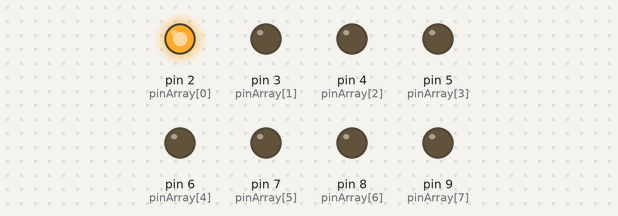
Recording of a sketch running on a simulated Arduino Uno, built with avr-gcc and run on an emulated ATmega328P. Parts: output pins drawn as LEDs (lit = HIGH).

Above: at 0.12 s.
At 0.87 s:
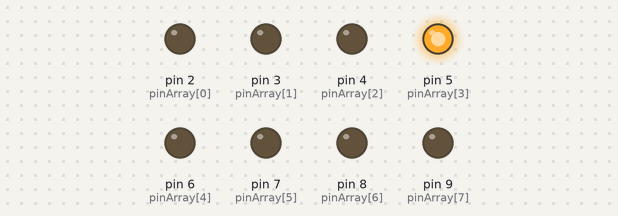
At 1.37 s:
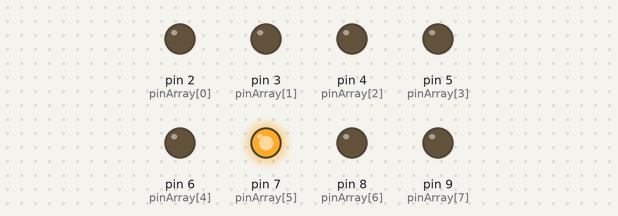
At 1.87 s:
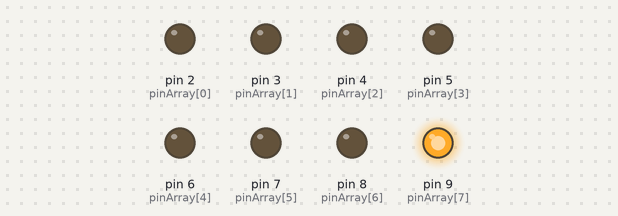
At 3.12 s:
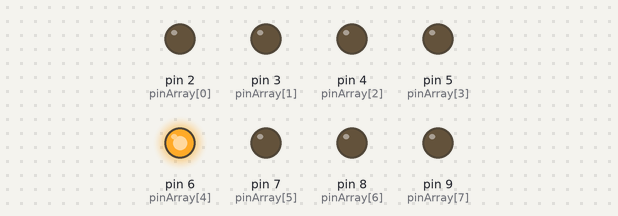
At 4.37 s:
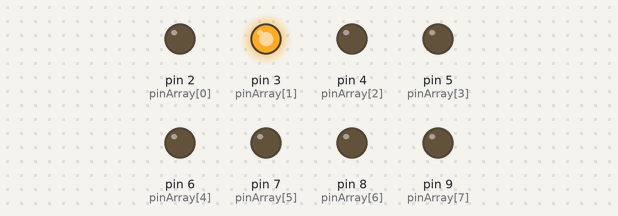
Timing chart, 0 to 4.7 s (numbered marks = the images above):
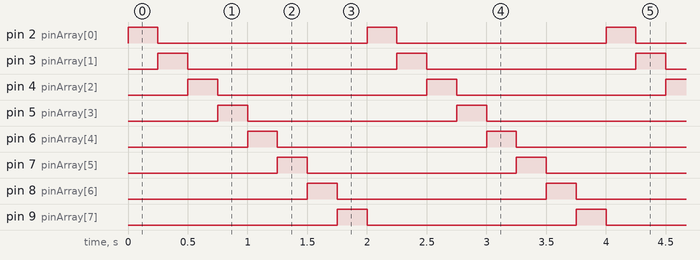

Measured:
- by itself, pin 2 (pinArray[0]), pin 3 (pinArray[1]), pin 4 (pinArray[2]), pin 5 (pinArray[3]), pin 6 (pinArray[4]), pin 7 (pinArray[5]), pin 8 (pinArray[6]), pin 9 (pinArray[7]): alternates HIGH for 0.25 s and LOW for 1.8 s
- by itself, everything shown: repeats every 2.0 s, in 8 steps

The sketch:

MAKER_8_Relay_Sketch.ino
```cpp
/*
Plug & Play Cycle
This simple sketch turns each of the 8 relays on and then off, one at a time, and repeats.
Plug 8 lamps into the 8 outlets and they will turn on and off in succession.
This uses arrays and for statements to make it easy to manage 8 outputs.
Used millis() for timing to avoid using delay().
Created August 12, 2015
by Palace Games www.palace-games.com
*/

int pinArray[] = {2,3,4,5,6,7,8,9}; // define the pins that will connect to the relays
int relayStateArray[] = {1,0,0,0,0,0,0,0}; // track the state of a relay (on or off). Start with the first one on.
byte nextRelay = 0; // flips to 1 when it's time for the next relay to turn on
unsigned long currentMillis = 0; // variable to track the current "time" -- milliseconds since last time the Arduino was reset
unsigned long previousMillis = 0; // variable to track the last time a relay state was changed
long onTime = 250; // milliseconds of on-time. Change this value to alter how long each relay stays on (the speed of the cycle).
int i = 0; // used for the "for" statements (loops that cycle through all 8 relays).

void setup() {
for(i=0;i<8;i++){  // set the pinMode to OUTPUT for the 8 pins that connect to the relays
pinMode(pinArray[i],OUTPUT);
}
}

void loop() {

currentMillis = millis(); // set this variable to the current Arduino time

for(i=0;i<8;i++){
  if((relayStateArray[i] == HIGH) && (currentMillis - previousMillis >= onTime)){ // If a relay is on, but has exceeded the time period...
  relayStateArray[i] = LOW; // turn it off...
  previousMillis = currentMillis; // record the time of this change in state to the relay...
  nextRelay = 1; // and set this variable "1" to indicate that it's time to turn the next relay on.
  }
 else if (nextRelay == 1){ // If it's time to turn on the next relay...
   relayStateArray[i] = HIGH; // turn it on...
   nextRelay = 0;   // and set variable to 0, until enough time has elapsed, per above.
   }
 digitalWrite(pinArray[i],relayStateArray[i]); // the above just changes the value in the state array. This turns the relay on or off based on that value.
  }

}
```
